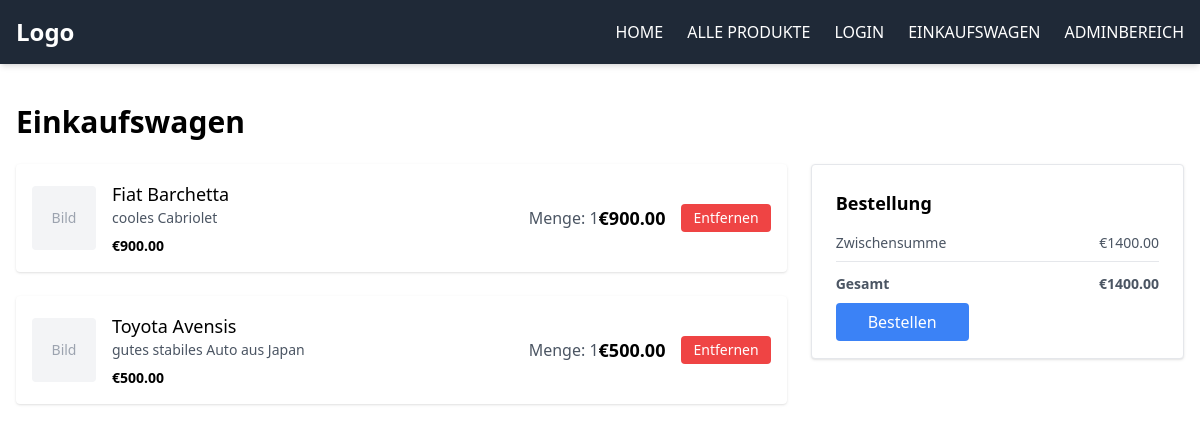
The page /cart on the database its author committed.
### tables this page shows
CREATE TABLE products (
            id INTEGER PRIMARY KEY AUTOINCREMENT,
            name TEXT NOT NULL,
            description TEXT,
            price REAL NOT NULL,
            category_id INTEGER,
            FOREIGN KEY (category_id) REFERENCES categories (id));

### controller/views.py (the view)
@views.route('/cart')
def cart():
    order_id = session.get('cart_order_id')
    db = DatabaseManager(DB_NAME)
    try:
        order = None
        order_items = []
        if order_id:
            order = db.get_order_by_id(order_id)
        if not order:
            order = db.get_active_order(user_id=1)
            if order:
                session['cart_order_id'] = order.id
        if order and order.items:
            for item in order.items:
                product = db.get_product_by_id(item.product_id)
                if product:
                    item.unit_price = product.price
                    order_items.append({'item': item, 'product': product})
    finally:
        db.close()
    return render_template('cart.html', order=order, order_items=order_items)

### model/database.py (called while the page is built)
    def close(self):
        self.conn.close()
        self.conn = None

    def get_product_by_id(self, product_id):
        cursor = self.conn.cursor()
        cursor.execute("SELECT * FROM products WHERE id = ?", (product_id,))
        row = cursor.fetchone()
        if row:
            return Product(
                id=row['id'],
                name=row['name'],
                description=row['description'],
                price=row['price'],
                category_id=row['category_id']
            )
        return None

    def get_order_items_by_order(self, order_id):
        cursor = self.conn.cursor()
        cursor.execute("SELECT * FROM order_items WHERE order_id = ?", (order_id,))
        rows = cursor.fetchall()
        return [OrderItem(row['id'], row['order_id'], row['product_id'], row['quantity'], 0) for row in rows]

    def get_active_order(self, user_id=1):
        cursor = self.conn.cursor()
        cursor.execute("SELECT * FROM orders WHERE user_id = ? AND status = 'offen' LIMIT 1", (user_id,))
        row = cursor.fetchone()
        if not row:
            return None
        order = Order(row['id'], row['user_id'], row['status'])
        items = self.get_order_items_by_order(row['id'])
        order.items = items
        return order

### model/order.py (called while the page is built)
    @property
    def total_price(self):
        return sum(item.sum_price for item in self.items)

### model/order_item.py (called while the page is built)
    @property
    def sum_price(self):
        return self.quantity * self.unit_price

### templates/cart.html (shortened to what this page needs)
{% extends "base.html" %} {% block title %}Einkaufswagen{% endblock %} {% block
content %}
<div class="max-w-7xl mx-auto px-4 py-10">
  <h1 class="text-3xl font-bold mb-6">Einkaufswagen</h1>
  <div class="grid grid-cols-1 md:grid-cols-3 gap-6">
    <div class="md:col-span-2">
      <div class="space-y-6">
        {% if order_items and order_items|length > 0 %} {% for entry in
        order_items %}
        <div
          class="bg-white p-4 rounded shadow flex items-center justify-between"
        >
          <div class="flex items-center space-x-4 flex-1">
            <div
              class="w-16 h-16 bg-gray-100 flex items-center justify-center rounded flex-shrink-0"
            >
              <span class="text-gray-400 text-sm">Bild</span>
            </div>
            <div class="flex-1">
              <h3 class="text-lg font-medium">{{ entry.product.name }}</h3>
              <p class="text-sm text-gray-600">
                {{ entry.product.description or "Keine Beschreibung" }}
              </p>
              <p class="text-sm font-semibold mt-2">
                €{{ "%.2f"|format(entry.product.price) }}
              </p>
            </div>
            <div class="flex items-center space-x-2">
              <span class="text-gray-600"
                >Menge: {{ entry.item.quantity }}</span
              >
            </div>
          </div>
          <div class="flex items-center space-x-4 flex-shrink-0">
            <span class="font-semibold text-lg"
              >€{{ "%.2f"|format(entry.item.quantity * entry.product.price)
              }}</span
            >
            <form action="/cart/remove" method="post">
              <button
                type="submit"
                class="bg-red-500 hover:bg-red-600 text-white px-3 py-1 rounded text-sm"
              >
                Entfernen
              </button>
            </form>
          </div>
        </div>
        {% endfor %} {% endif %}
      </div>
    </div>
    <div class="md:col-span-1">
      <div class="bg-white border rounded p-6 shadow sticky top-4">
        <p class="text-lg font-semibold mb-4">Bestellung</p>
        <div class="text-sm text-gray-600 mb-4">
          {% set subtotal = order.total_price if order and order.items else 0 %}
          <div class="flex justify-between mb-2">
            <span>Zwischensumme</span
            ><span>€{{ "%.2f"|format(subtotal) }}</span>
          </div>
          <div class="flex justify-between font-bold border-t pt-3">
            <span>Gesamt</span><span>€{{ "%.2f"|format(subtotal) }}</span>
          </div>
        </div>
        {% if order_items and order_items|length > 0 %}
        <a
          href="/checkout"
          class="w-full bg-blue-500 hover:bg-blue-600 text-white py-2 px-8 rounded"
          >Bestellen</a
        >
        {% endif %}
      </div>
    </div>
  </div>
</div>
{% endblock %}

### rows shown on the page
products: product.name "Fiat Barchetta", product "cooles Cabriolet", product.price "900.00", entry.item.quantity*entry.product.price "900.00"
products: product.name "Toyota Avensis", product "gutes stabiles Auto aus Japan", product.price "500.00", entry.item.quantity*entry.product.price "500.00"

### other values the page prints
{{ entry.item.quantity }} "1" "1"
{{ "%.2f"|format(subtotal) }} "1400.00"
